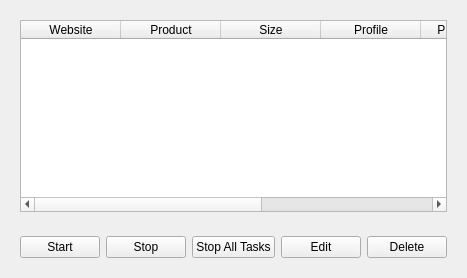
               <widget class="QWidget" name="tasksPage">
                <layout class="QVBoxLayout" name="verticalLayout_16">
                 <item>
                  <widget class="QWidget" name="tasksPageSubContainer1" native="true">
                   <layout class="QVBoxLayout" name="verticalLayout_34">
                    <item>
                     <widget class="QTableWidget" name="taskTable">
                      <column>
                       <property name="text">
                        <string>Website</string>
                       </property>
                       <property name="textAlignment">
                        <set>AlignCenter</set>
                       </property>
                      </column>
                      <column>
                       <property name="text">
                        <string>Product</string>
                       </property>
                      </column>
                      <column>
                       <property name="text">
                        <string>Size</string>
                       </property>
                      </column>
                      <column>
                       <property name="text">
                        <string>Profile</string>
                       </property>
                      </column>
                      <column>
                       <property name="text">
                        <string>Proxy Group</string>
                       </property>
                      </column>
                      <column>
                       <property name="text">
                        <string>Delay</string>
                       </property>
                      </column>
                      <column>
                       <property name="text">
                        <string>Status</string>
                       </property>
                      </column>
                     </widget>
                    </item>
                   </layout>
                  </widget>
                 </item>
                 <item alignment="Qt::AlignBottom">
                  <widget class="QWidget" name="tasksPageSubContainer2" native="true">
                   <layout class="QHBoxLayout" name="horizontalLayout_24">
                    <item>
                     <widget class="QPushButton" name="taskPageStartBtn">
                      <property name="text">
                       <string>Start</string>
                      </property>
                     </widget>
                    </item>
                    <item>
                     <widget class="QPushButton" name="taskPageStopBtn">
                      <property name="text">
                       <string>Stop</string>
                      </property>
                     </widget>
                    </item>
                    <item>
                     <widget class="QPushButton" name="taskPageStopAllBtn">
                      <property name="text">
                       <string>Stop All Tasks</string>
                      </property>
                     </widget>
                    </item>
                    <item>
                     <widget class="QPushButton" name="taskPageEditBtn">
                      <property name="text">
                       <string>Edit</string>
                      </property>
                     </widget>
                    </item>
                    <item>
                     <widget class="QPushButton" name="taskPageDeleteBtn">
                      <property name="text">
                       <string>Delete</string>
                      </property>
                     </widget>
                    </item>
                   </layout>
                  </widget>
                 </item>
                </layout>
               </widget>
